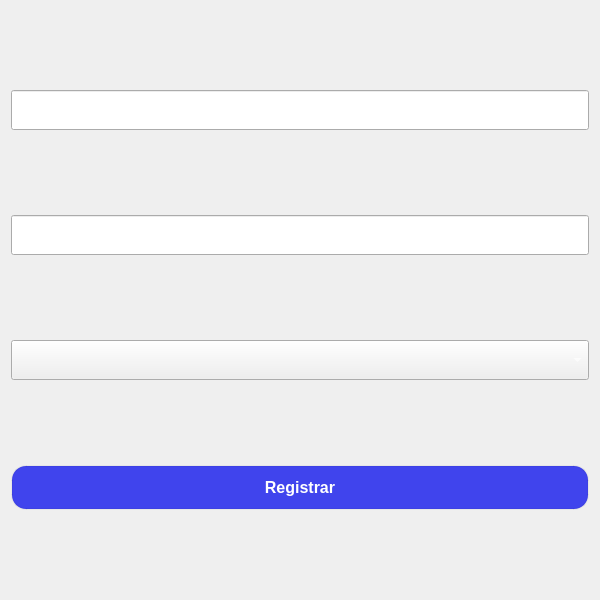
<?xml version="1.0" encoding="UTF-8"?>
<ui version="4.0">
 <class>RegistrationPage</class>
 <widget class="QWidget" name="RegistrationPage">
  <property name="geometry">
   <rect>
    <x>0</x>
    <y>0</y>
    <width>600</width>
    <height>600</height>
   </rect>
  </property>
  <property name="sizePolicy">
   <sizepolicy hsizetype="Preferred" vsizetype="Preferred">
    <horstretch>0</horstretch>
    <verstretch>0</verstretch>
   </sizepolicy>
  </property>
  <property name="maximumSize">
   <size>
    <width>600</width>
    <height>600</height>
   </size>
  </property>
  <property name="windowTitle">
   <string>Registrar Usuario</string>
  </property>
  <property name="styleSheet">
   <string notr="true">color:white;</string>
  </property>
  <layout class="QVBoxLayout" name="verticalLayout">
   <item>
    <widget class="QLineEdit" name="usernameLineEdit">
     <property name="minimumSize">
      <size>
       <width>400</width>
       <height>30</height>
      </size>
     </property>
     <property name="maximumSize">
      <size>
       <width>16777215</width>
       <height>40</height>
      </size>
     </property>
     <property name="font">
      <font>
       <family>Segoe UI</family>
       <pointsize>12</pointsize>
       <bold>true</bold>
      </font>
     </property>
     <property name="placeholderText">
      <string>Usuario</string>
     </property>
    </widget>
   </item>
   <item>
    <widget class="QLineEdit" name="passwordLineEdit">
     <property name="minimumSize">
      <size>
       <width>400</width>
       <height>30</height>
      </size>
     </property>
     <property name="maximumSize">
      <size>
       <width>16777215</width>
       <height>40</height>
      </size>
     </property>
     <property name="font">
      <font>
       <pointsize>12</pointsize>
       <bold>true</bold>
      </font>
     </property>
     <property name="echoMode">
      <enum>QLineEdit::EchoMode::Password</enum>
     </property>
     <property name="placeholderText">
      <string>Contraseña</string>
     </property>
    </widget>
   </item>
   <item>
    <widget class="RolesComboBox" name="rolesComboBox">
     <property name="minimumSize">
      <size>
       <width>400</width>
       <height>30</height>
      </size>
     </property>
     <property name="maximumSize">
      <size>
       <width>16777215</width>
       <height>40</height>
      </size>
     </property>
     <property name="font">
      <font>
       <pointsize>12</pointsize>
       <bold>true</bold>
      </font>
     </property>
    </widget>
   </item>
   <item>
    <widget class="Button" name="registerButton">
     <property name="sizePolicy">
      <sizepolicy hsizetype="Expanding" vsizetype="Expanding">
       <horstretch>0</horstretch>
       <verstretch>0</verstretch>
      </sizepolicy>
     </property>
     <property name="minimumSize">
      <size>
       <width>400</width>
       <height>0</height>
      </size>
     </property>
     <property name="maximumSize">
      <size>
       <width>16777215</width>
       <height>45</height>
      </size>
     </property>
     <property name="font">
      <font>
       <pointsize>12</pointsize>
       <bold>true</bold>
      </font>
     </property>
     <property name="styleSheet">
      <string notr="true">QPushButton {
	border-radius: 15px;
	padding: 5px;
	background-color: rgb(64, 68, 237);
	color: white;
	border: 2px solid rgba(0, 0, 0, 10); /* Borde tenue */
}

QPushButton:hover {
  background-color: rgb(90, 90, 255);    /* Fondo al pasar el mouse */
  color: white;                /* Color del texto al pasar el mouse */
}

QPushButton:pressed {
  background-color: rgb(51, 55, 188)     /* Fondo al presionar */
  color: white;                /* Color del texto al presionar */
}

QPushButton:disabled {
  background-color: rgb(39, 39, 43);     /* Fondo deshabilitado */
  color: #7f8c8d;                /* Color del texto deshabilitado */
}

QPushButton:checked {
  background-color: #27ae60;     /* Fondo cuando está checkable y activado */
  color: #ecf0f1;        
}</string>
     </property>
     <property name="text">
      <string>Registrar</string>
     </property>
    </widget>
   </item>
  </layout>
 </widget>
 <customwidgets>
  <customwidget>
   <class>Button</class>
   <extends>QPushButton</extends>
   <header>view/elements/button.h</header>
  </customwidget>
  <customwidget>
   <class>RolesComboBox</class>
   <extends>QComboBox</extends>
   <header>view/elements/rolescombobox.h</header>
  </customwidget>
 </customwidgets>
 <resources/>
 <connections/>
</ui>
